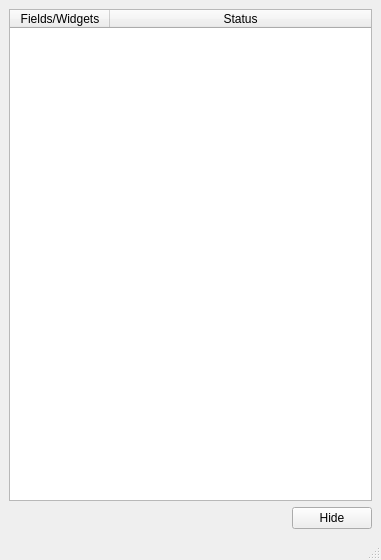
<?xml version="1.0" encoding="UTF-8"?>
<ui version="4.0">
 <class>MainWindow</class>
 <widget class="QMainWindow" name="MainWindow">
  <property name="geometry">
   <rect>
    <x>0</x>
    <y>0</y>
    <width>381</width>
    <height>560</height>
   </rect>
  </property>
  <property name="windowTitle">
   <string>Button Status</string>
  </property>
  <widget class="QWidget" name="centralwidget">
   <layout class="QVBoxLayout" name="verticalLayout">
    <item>
     <widget class="QTableWidget" name="table_status">
      <property name="editTriggers">
       <set>QAbstractItemView::AnyKeyPressed|QAbstractItemView::DoubleClicked</set>
      </property>
      <property name="alternatingRowColors">
       <bool>true</bool>
      </property>
      <property name="selectionMode">
       <enum>QAbstractItemView::NoSelection</enum>
      </property>
      <attribute name="horizontalHeaderStretchLastSection">
       <bool>true</bool>
      </attribute>
      <column>
       <property name="text">
        <string>Fields/Widgets</string>
       </property>
      </column>
      <column>
       <property name="text">
        <string>Status</string>
       </property>
      </column>
     </widget>
    </item>
    <item>
     <layout class="QHBoxLayout" name="horizontalLayout_2">
      <item>
       <spacer name="horizontalSpacer">
        <property name="orientation">
         <enum>Qt::Horizontal</enum>
        </property>
        <property name="sizeHint" stdset="0">
         <size>
          <width>40</width>
          <height>20</height>
         </size>
        </property>
       </spacer>
      </item>
      <item>
       <widget class="QPushButton" name="pushButton">
        <property name="text">
         <string>Hide</string>
        </property>
       </widget>
      </item>
     </layout>
    </item>
   </layout>
  </widget>
  <widget class="QMenuBar" name="menubar">
   <property name="geometry">
    <rect>
     <x>0</x>
     <y>0</y>
     <width>381</width>
     <height>20</height>
    </rect>
   </property>
  </widget>
  <widget class="QStatusBar" name="statusbar"/>
 </widget>
 <resources/>
 <connections>
  <connection>
   <sender>pushButton</sender>
   <signal>clicked()</signal>
   <receiver>MainWindow</receiver>
   <slot>hide_button_clicked()</slot>
   <hints>
    <hint type="sourcelabel">
     <x>317</x>
     <y>522</y>
    </hint>
    <hint type="destinationlabel">
     <x>223</x>
     <y>524</y>
    </hint>
   </hints>
  </connection>
 </connections>
 <slots>
  <slot>hide_button_clicked()</slot>
 </slots>
</ui>
